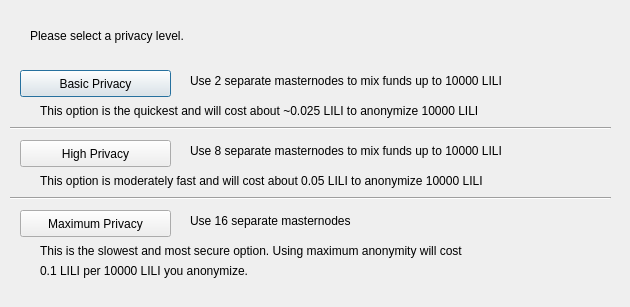
<?xml version="1.0" encoding="UTF-8"?>
<ui version="4.0">
 <class>DarksendConfig</class>
 <widget class="QDialog" name="DarksendConfig">
  <property name="geometry">
   <rect>
    <x>0</x>
    <y>0</y>
    <width>630</width>
    <height>307</height>
   </rect>
  </property>
  <property name="windowTitle">
   <string>Configure Darksend</string>
  </property>
  <widget class="QPushButton" name="buttonBasic">
   <property name="geometry">
    <rect>
     <x>20</x>
     <y>70</y>
     <width>151</width>
     <height>27</height>
    </rect>
   </property>
   <property name="text">
    <string>Basic Privacy</string>
   </property>
  </widget>
  <widget class="QPushButton" name="buttonHigh">
   <property name="geometry">
    <rect>
     <x>20</x>
     <y>140</y>
     <width>151</width>
     <height>27</height>
    </rect>
   </property>
   <property name="text">
    <string>High Privacy</string>
   </property>
  </widget>
  <widget class="QPushButton" name="buttonMax">
   <property name="geometry">
    <rect>
     <x>20</x>
     <y>210</y>
     <width>151</width>
     <height>27</height>
    </rect>
   </property>
   <property name="text">
    <string>Maximum Privacy</string>
   </property>
  </widget>
  <widget class="QLabel" name="label">
   <property name="geometry">
    <rect>
     <x>30</x>
     <y>20</y>
     <width>571</width>
     <height>31</height>
    </rect>
   </property>
   <property name="text">
    <string>Please select a privacy level.</string>
   </property>
  </widget>
  <widget class="QLabel" name="label_2">
   <property name="geometry">
    <rect>
     <x>190</x>
     <y>70</y>
     <width>421</width>
     <height>21</height>
    </rect>
   </property>
   <property name="text">
    <string>Use 2 separate masternodes to mix funds up to 10000 LILI</string>
   </property>
  </widget>
  <widget class="QLabel" name="label_3">
   <property name="geometry">
    <rect>
     <x>190</x>
     <y>140</y>
     <width>411</width>
     <height>21</height>
    </rect>
   </property>
   <property name="text">
    <string>Use 8 separate masternodes to mix funds up to 10000 LILI</string>
   </property>
  </widget>
  <widget class="QLabel" name="label_4">
   <property name="geometry">
    <rect>
     <x>190</x>
     <y>210</y>
     <width>421</width>
     <height>21</height>
    </rect>
   </property>
   <property name="text">
    <string>Use 16 separate masternodes</string>
   </property>
  </widget>
  <widget class="QLabel" name="label_6">
   <property name="geometry">
    <rect>
     <x>40</x>
     <y>100</y>
     <width>561</width>
     <height>21</height>
    </rect>
   </property>
   <property name="text">
    <string>This option is the quickest and will cost about ~0.025 LILI to anonymize 10000 LILI</string>
   </property>
  </widget>
  <widget class="QLabel" name="label_7">
   <property name="geometry">
    <rect>
     <x>40</x>
     <y>170</y>
     <width>561</width>
     <height>21</height>
    </rect>
   </property>
   <property name="text">
    <string>This option is moderately fast and will cost about 0.05 LILI to anonymize 10000 LILI</string>
   </property>
  </widget>
  <widget class="QLabel" name="label_8">
   <property name="geometry">
    <rect>
     <x>40</x>
     <y>240</y>
     <width>561</width>
     <height>21</height>
    </rect>
   </property>
   <property name="text">
    <string>This is the slowest and most secure option. Using maximum anonymity will cost</string>
   </property>
  </widget>
  <widget class="QLabel" name="label_9">
   <property name="geometry">
    <rect>
     <x>40</x>
     <y>260</y>
     <width>561</width>
     <height>21</height>
    </rect>
   </property>
   <property name="text">
    <string>0.1 LILI per 10000 LILI you anonymize.</string>
   </property>
  </widget>
  <widget class="Line" name="line">
   <property name="geometry">
    <rect>
     <x>10</x>
     <y>120</y>
     <width>601</width>
     <height>16</height>
    </rect>
   </property>
   <property name="orientation">
    <enum>Qt::Horizontal</enum>
   </property>
  </widget>
  <widget class="Line" name="line_2">
   <property name="geometry">
    <rect>
     <x>10</x>
     <y>190</y>
     <width>601</width>
     <height>16</height>
    </rect>
   </property>
   <property name="orientation">
    <enum>Qt::Horizontal</enum>
   </property>
  </widget>
 </widget>
 <resources/>
 <connections/>
</ui>
